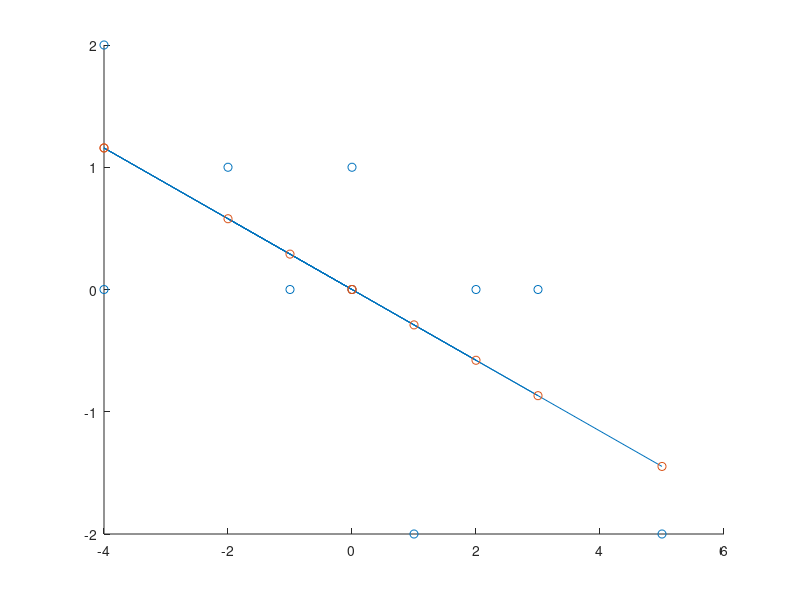

The MATLAB source for this figure:
function p12()

scores = [10,2; 5,4;1,4; 6,2;7,4;3,5;4,4;5,5;1,6;8,4];
X = scores(:,1);
Y = scores(:,2);

nr_observ = size(scores,1);
%plotVarSub(scores)

mu = mean(scores);

scoresCentered = scores - repmat(mu, nr_observ,1);

%plotVarSub(scoresCentered)

% 1.4
stdDev = std(scoresCentered)
len = sum(scoresCentered .^ 2);

(stdDev .^2 ) * (nr_observ - 1)

Xcent = scoresCentered(:,1);
Ycent = scoresCentered(:,2);


% 1.5
cor = corr(scoresCentered(:,1), scoresCentered(:,2))
cosAng = dot(Xcent, Ycent)/(norm(Xcent)*norm(Ycent));

% 2.4
b = regress(Ycent,Xcent)
pred = Xcent*b;
error = sum((pred - Ycent).^2)

scatter(Xcent,Ycent)
hold on
plot(Xcent,pred)
hold on
scatter(Xcent,pred)

Xlen = norm(Xcent);
Ylen = norm(Ycent);

lenRatio = Ylen/Xlen

% b/cor == lenRatio
end

function plotVarSub(scores)

% var space
scatter(scores(:,1), scores(:,2));

% subject space
h = figure
scatter3(scores(1,:), scores(2,:),scores(3,:));

end